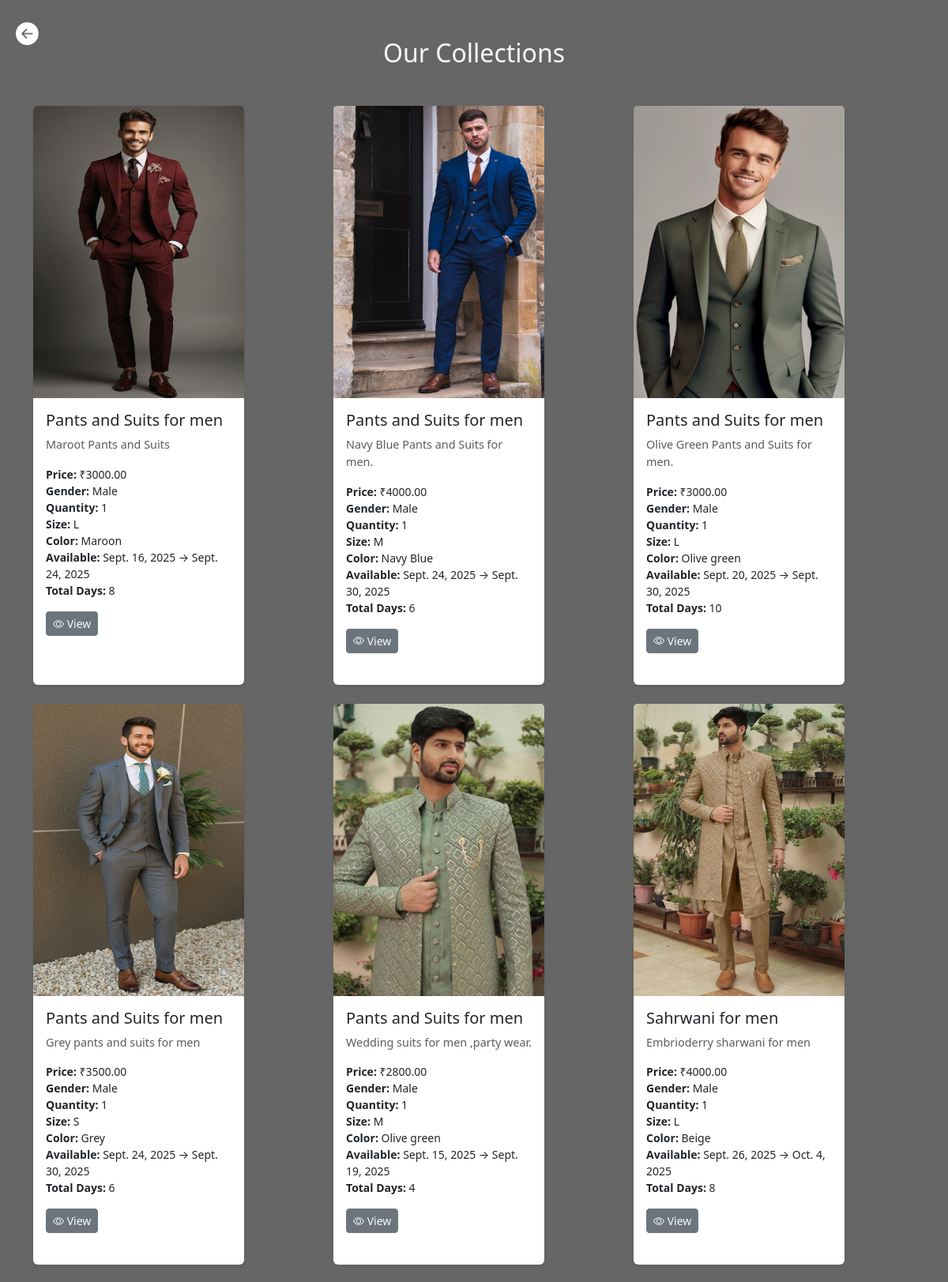
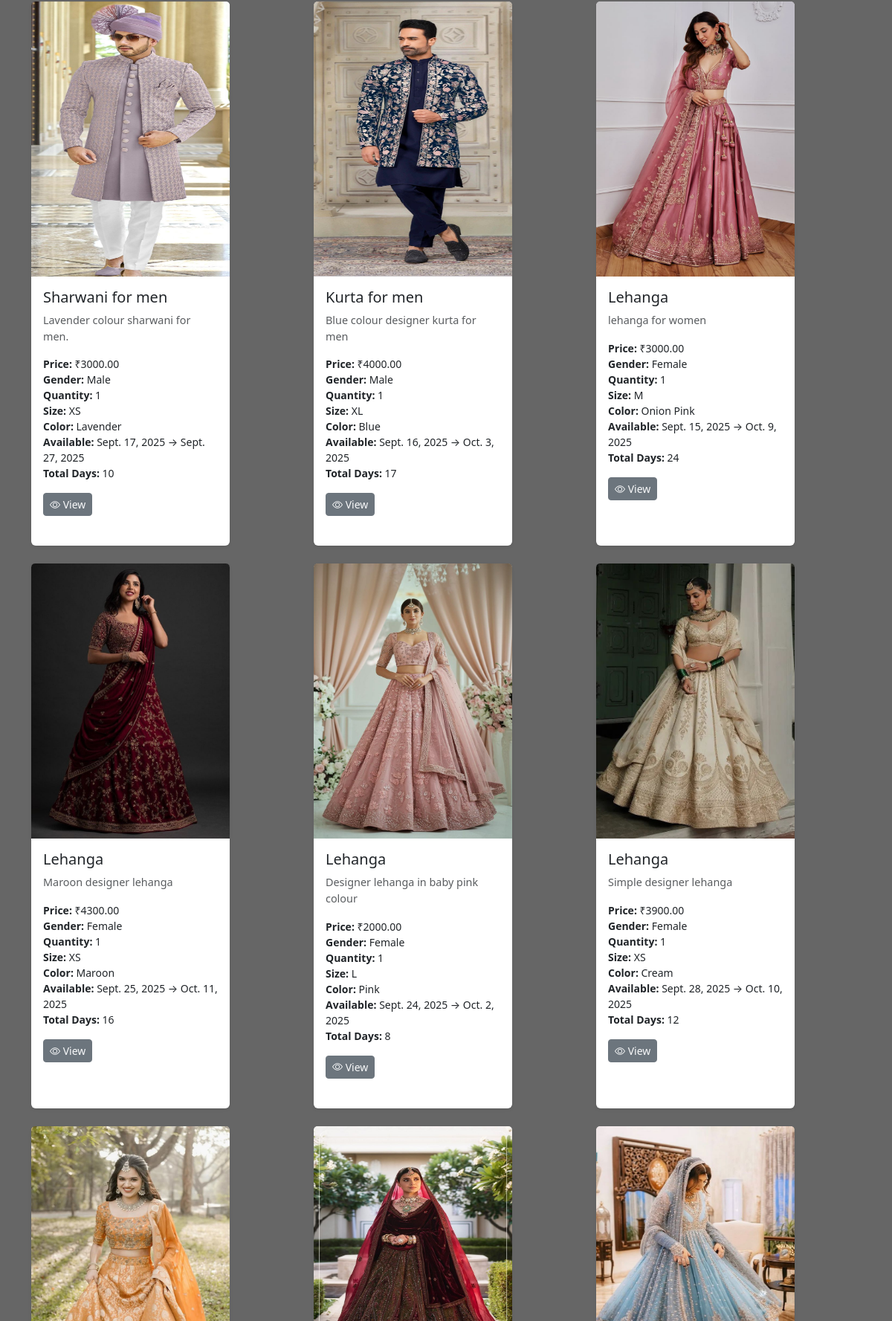
/product (upper part), run on the app's committed database (2 pictures, top to bottom).
### rental_online/models.py (models this page shows, shortened)
class product_Tbl(models.Model):
    GENDER_CHOICES = [
        ('Male', 'Male'),
        ('Female', 'Female'),
        ('Unisex', 'Unisex'),
    ]
    SIZE_CHOICES = [
        ('XS', 'Extra Small'),
        ('S', 'Small'),
        ('M', 'Medium'),
        ('L', 'Large'),
        ('XL', 'Extra Large'),
        ('XXL', 'Double Extra Large'),
    ]
    item_name=models.CharField(max_length=50)
    item_image=models.FileField(upload_to='pictures')
    item_description = models.TextField()
    item_price = models.DecimalField(max_digits=10, decimal_places=2)
    gender = models.CharField(max_length=10, choices=GENDER_CHOICES)
    quantity = models.PositiveIntegerField(default=1)
    size_chart = models.CharField(max_length=5, choices=SIZE_CHOICES)
    color = models.CharField(max_length=50)
    available_from = models.DateField(help_text="Available start date")
    available_to = models.DateField(help_text="Available end date")
    def available_days(self):
        if self.available_from and self.available_to:
            return (self.available_to - self.available_from).days
        return 0

### rental_online/views.py (the view)
# urls.py: path('product',views.product,name='product'),
def product(request):
    obj=product_Tbl.objects.all()
    return render(request,'product.html',{'obj':obj})

### templates/product.html (shortened to what this page needs)
<!DOCTYPE html>
<html lang="en">
<head>
    {% load static %}
    <link href="https://cdn.jsdelivr.net/npm/bootstrap@5.3.0/dist/css/bootstrap.min.css" rel="stylesheet">
    <link href="https://cdn.jsdelivr.net/npm/bootstrap-icons/font/bootstrap-icons.css" rel="stylesheet">
</head>
<body>
    <a href="{% url 'login' %}" class="back-btn">
        <i class="bi bi-arrow-left-circle-fill"></i>
    </a>
            <div class="container py-5">
                <h2 class="text-center mb-4 text-light">Our Collections</h2>
                <div class="row g-4">
                    {% for i in obj %}
                    <div class="col-md-4 col-sm-6">
                        <div class="card h-100 w-75 shadow-sm mt-4" style="border: none;">
                            {% if i.item_image %}
                            <img src="{{ i.item_image.url }}" class="card-img-top" alt="{{ i.item_name }}"
                                style="height:370px;">
                            {% else %}
                            <div class="card-img-top d-flex align-items-center justify-content-center bg-light"
                                style="height: 250px;">
                                <span class="text-muted">No Image</span>
                            </div>
                            {% endif %}
                            <div class="card-body">
                                <h5 class="card-title text-dark">{{ i.item_name }}</h5>
                                <p class="card-text text-muted" style="font-size: 0.9rem;">
                                    {{ i.item_description|truncatewords:20 }}
                                </p>
                                <ul class="list-unstyled small mb-3 text-dark">
                                    <li><strong>Price:</strong> ₹{{ i.item_price }}</li>
                                    <li><strong>Gender:</strong> {{ i.gender }}</li>
                                    <li><strong>Quantity:</strong> {{ i.quantity }}</li>
                                    <li><strong>Size:</strong> {{ i.size_chart }}</li>
                                    <li><strong>Color:</strong> {{ i.color }}</li>
                                    <li><strong>Available:</strong> {{ i.available_from }} → {{ i.available_to }}</li>
                                    <li><strong>Total Days:</strong> {{ i.available_days }}</li>
                                </ul>
                                <a href="{% url 'product_detail' i.id %}" class="btn btn-sm btn-secondary text-light">
                                    <i class="bi bi-eye"></i> View
                                </a>
                            </div>
                        </div>
                    </div>
                    {% empty %}
                    <div class="col-12 text-center text-muted">
                        No products available
                    </div>
                    {% endfor %}
                </div>
            </div>
</body>
</html>

### data on the page
product_Tbl: item_image (picture), item_name "Pants and Suits for men", item_description "Maroot Pants and Suits", item_price "3000.00", gender "Male", quantity "1", size_chart "L", color "Maroon", available_from "Sept. 16, 2025", available_to "Sept. 24, 2025", available_days "8"
product_Tbl: item_image (picture), item_name "Pants and Suits for men", item_description "Navy Blue Pants and Suits for men.", item_price "4000.00", gender "Male", quantity "1", size_chart "M", color "Navy Blue", available_from "Sept. 24, 2025", available_to "Sept. 30, 2025", available_days "6"
product_Tbl: item_image (picture), item_name "Pants and Suits for men", item_description "Olive Green Pants and Suits for men.", item_price "3000.00", gender "Male", quantity "1", size_chart "L", color "Olive green", available_from "Sept. 20, 2025", available_to "Sept. 30, 2025", available_days "10"
product_Tbl: item_image (picture), item_name "Pants and Suits for men", item_description "Grey pants and suits for men", item_price "3500.00", gender "Male", quantity "1", size_chart "S", color "Grey", available_from "Sept. 24, 2025", available_to "Sept. 30, 2025", available_days "6"
product_Tbl: item_image (picture), item_name "Pants and Suits for men", item_description "Wedding suits for men ,party wear.", item_price "2800.00", gender "Male", quantity "1", size_chart "M", color "Olive green", available_from "Sept. 15, 2025", available_to "Sept. 19, 2025", available_days "4"
product_Tbl: item_image (picture), item_name "Sahrwani for men", item_description "Embrioderry sharwani for men", item_price "4000.00", gender "Male", quantity "1", size_chart "L", color "Beige", available_from "Sept. 26, 2025", available_to "Oct. 4, 2025", available_days "8"
product_Tbl: item_image (picture), item_name "Sharwani for men", item_description "Lavender colour sharwani for men.", item_price "3000.00", gender "Male", quantity "1", size_chart "XS", color "Lavender", available_from "Sept. 17, 2025", available_to "Sept. 27, 2025", available_days "10"
product_Tbl: item_image (picture), item_name "Kurta for men", item_description "Blue colour designer kurta for men", item_price "4000.00", gender "Male", quantity "1", size_chart "XL", color "Blue", available_from "Sept. 16, 2025", available_to "Oct. 3, 2025", available_days "17"
product_Tbl: item_image (picture), item_name "Lehanga", item_description "lehanga for women", item_price "3000.00", gender "Female", quantity "1", size_chart "M", color "Onion Pink", available_from "Sept. 15, 2025", available_to "Oct. 9, 2025", available_days "24"
product_Tbl: item_image (picture), item_name "Lehanga", item_description "Maroon designer lehanga", item_price "4300.00", gender "Female", quantity "1", size_chart "XS", color "Maroon", available_from "Sept. 25, 2025", available_to "Oct. 11, 2025", available_days "16"
product_Tbl: item_image (picture), item_name "Lehanga", item_description "Designer lehanga in baby pink colour", item_price "2000.00", gender "Female", quantity "1", size_chart "L", color "Pink", available_from "Sept. 24, 2025", available_to "Oct. 2, 2025", available_days "8"
product_Tbl: item_image (picture), item_name "Lehanga", item_description "Simple designer lehanga", item_price "3900.00", gender "Female", quantity "1", size_chart "XS", color "Cream", available_from "Sept. 28, 2025", available_to "Oct. 10, 2025", available_days "12"
product_Tbl: item_image (picture)
product_Tbl: item_image (picture)
product_Tbl: item_image (picture)
